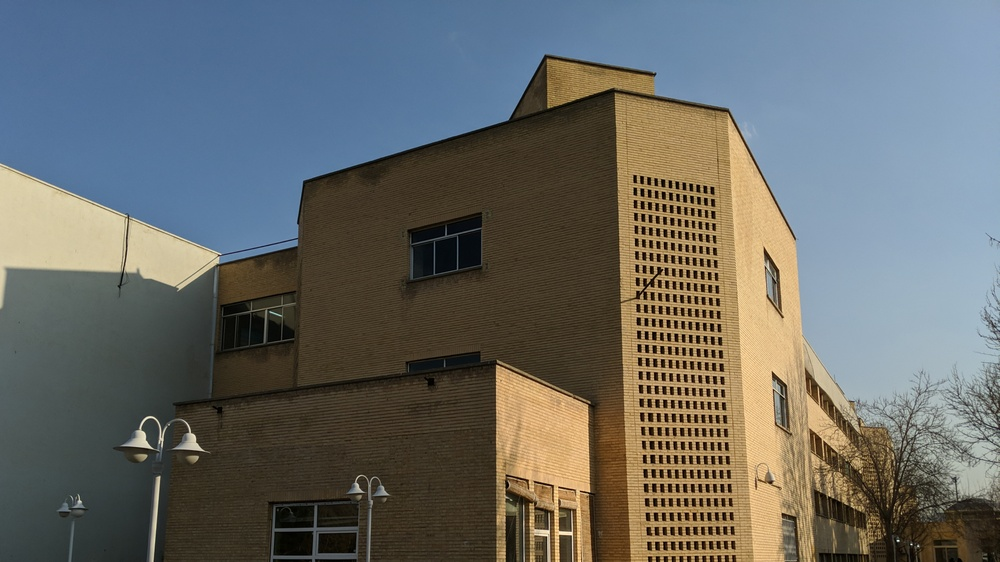
//> input picture input/1920x1080.jpg, 1000 x 562 px, shrunk from 1920 x 1080 before the run
$ ./main ../input/1920x1080.jpg out.png 100 100   (built with g++ and OpenCV 4)
//> lines starting //> are read from the running program, lines starting //| are printed output that depends on the picture; after the words box and inside, x2 and y2 are one past the last pixel; in counts of white or black regions, pixels touching at a corner belong together
### src/include/canny.h
#include <iostream>
#define KERNEL_SIZE 1
#define OFFSET 1
void canny_edge_detect(const uint8_t* input_image, int height, int width, int high_threshold, int low_threshold, uint8_t* output_image);
void gaussian_blur(const uint8_t* input_image, int height, int width, uint8_t* output_image);
void gradient_magnitude_direction(const uint8_t* input_image, int height, int width, double* magnitude, uint8_t* direction);
void non_max_suppression(double* gradient_magnitude, uint8_t* gradient_direction, int height, int width, double* output_image);
void thresholding(double* suppressed_image, int height, int width, int high_threshold, int low_threshold, uint8_t* output_image);
void hysteresis(uint8_t* input_image, int height, int width, uint8_t* output_image);

### src/canny.cpp
#include "canny.h"
#include "omp.h"
#include <cstring>
#include <iostream>
#include <math.h>

using namespace std;

void canny_edge_detect(const uint8_t *input_image, int height, int width,
                       int high_threshold, int low_threshold,
                       uint8_t *output_image) {

  uint64_t image_size = height * width;

  uint8_t *gaussian_blur_output = new uint8_t[image_size];
  double *gradient_magnitude = new double[image_size];
  uint8_t *gradient_direction = new uint8_t[image_size];
  double *nms_output = new double[image_size];
  uint8_t *double_thresh_output = new uint8_t[image_size];

  gaussian_blur(input_image, height, width, gaussian_blur_output);
  gradient_magnitude_direction(gaussian_blur_output, height, width,
                               gradient_magnitude, gradient_direction);
  non_max_suppression(gradient_magnitude, gradient_direction, height, width,
                      nms_output);
  thresholding(nms_output, height, width, high_threshold, low_threshold,
               double_thresh_output);
  hysteresis(double_thresh_output, height, width, output_image);

  delete[] gaussian_blur_output;
  delete[] gradient_magnitude;
  delete[] gradient_direction;
  delete[] nms_output;
  delete[] double_thresh_output;
}

void gaussian_blur(const uint8_t *input_image, int height, int width,
                   uint8_t *output_image) {

  const double kernel[9] = {1, 2, 1, 2, 4, 2, 1, 2, 1};
  const int kernel_sum = 16;

  #pragma omp parallel
  {
    #pragma omp single
    {
      #pragma omp taskloop
      for (int col = OFFSET; col < width - OFFSET; col++) {
        for (int row = OFFSET; row < height - OFFSET; row++) {
          double output_intensity = 0;
          int kernel_index = 0;
          int pixel_index = col + (row * width);
          for (int krow = -OFFSET; krow <= OFFSET; krow++) {
            for (int kcol = -OFFSET; kcol <= OFFSET; kcol++) {
              output_intensity +=
                  input_image[pixel_index + (kcol + (krow * width))] *
                  kernel[kernel_index];
              kernel_index++;
            }
          }
          output_image[pixel_index] = (uint8_t)(output_intensity / kernel_sum);
        }
      }
    }
  }
}

void gradient_magnitude_direction(const uint8_t *input_image, int height,
                                  int width, double *magnitude,
                                  uint8_t *direction) {
  const int8_t Gx[] = {-1, 0, 1, -2, 0, 2, -1, 0, 1};
  const int8_t Gy[] = {1, 2, 1, 0, 0, 0, -1, -2, -1};

  #pragma omp parallel
  {
    #pragma omp single
    {
      #pragma omp taskloop
      for (int col = OFFSET; col < width - OFFSET; col++) {
        for (int row = OFFSET; row < height - OFFSET; row++) {
          double grad_x_sum = 0.0;
          double grad_y_sum = 0.0;
          int kernel_index = 0;
          int pixel_index = col + (row * width);

          for (int krow = -OFFSET; krow <= OFFSET; krow++) {
            for (int kcol = -OFFSET; kcol <= OFFSET; kcol++) {
              grad_x_sum += input_image[pixel_index + (kcol + (krow * width))] *
                            Gx[kernel_index];
              grad_y_sum += input_image[pixel_index + (kcol + (krow * width))] *
                            Gy[kernel_index];
              kernel_index++;
            }
          }

          int pixel_direction = 0;

          if (grad_x_sum == 0.0 || grad_y_sum == 0.0) {
            magnitude[pixel_index] = 0;
          } else {
            magnitude[pixel_index] = ((std::sqrt((grad_x_sum * grad_x_sum) +
                                                 (grad_y_sum * grad_y_sum))));
            double theta = std::atan2(grad_y_sum, grad_x_sum);
            theta = theta * (360.0 / (2.0 * M_PI));

            if ((theta <= 22.5 && theta >= -22.5) || (theta <= -157.5) ||
                (theta >= 157.5))
              pixel_direction = 1; // horizontal -
            else if ((theta > 22.5 && theta <= 67.5) ||
                     (theta > -157.5 && theta <= -112.5))
              pixel_direction = 2; // north-east -> south-west/
            else if ((theta > 67.5 && theta <= 112.5) ||
                     (theta >= -112.5 && theta < -67.5))
              pixel_direction = 3; // vertical |
            else if ((theta >= -67.5 && theta < -22.5) ||
                     (theta > 112.5 && theta < 157.5))
              pixel_direction = 4; // north-west -> south-east \'
            else
              std::cout << "Wrong direction: " << theta << std::endl;
          }
          direction[pixel_index] = (uint8_t)pixel_direction;
        }
      }
    }
  }
}
void non_max_suppression(double *gradient_magnitude,
                         uint8_t *gradient_direction, int height, int width,
                         double *output_image) {
  memcpy(output_image, gradient_magnitude, width * height * sizeof(double));
  #pragma omp parallel
  {
    #pragma omp single
    {
      #pragma omp taskloop
      for (int col = OFFSET; col < width - OFFSET; col++) {
        for (int row = OFFSET; row < height - OFFSET; row++) {
          int pixel_index = col + (row * width);

          // unconditionally suppress border pixels
          if (row == OFFSET || col == OFFSET || col == width - OFFSET - 1 ||
              row == height - OFFSET - 1) {
            output_image[pixel_index] = 0;
            continue;
          }

          switch (gradient_direction[pixel_index]) {
          case 1:
            if (gradient_magnitude[pixel_index - 1] >=
                    gradient_magnitude[pixel_index] ||
                gradient_magnitude[pixel_index + 1] >
                    gradient_magnitude[pixel_index])
              output_image[pixel_index] = 0;
            break;
          case 2:
            if (gradient_magnitude[pixel_index - (width - 1)] >=
                    gradient_magnitude[pixel_index] ||
                gradient_magnitude[pixel_index + (width - 1)] >
                    gradient_magnitude[pixel_index])
              output_image[pixel_index] = 0;
            break;
          case 3:
            if (gradient_magnitude[pixel_index - (width)] >=
                    gradient_magnitude[pixel_index] ||
                gradient_magnitude[pixel_index + (width)] >
                    gradient_magnitude[pixel_index])
              output_image[pixel_index] = 0;
            break;
          case 4:
            if (gradient_magnitude[pixel_index - (width + 1)] >=
                    gradient_magnitude[pixel_index] ||
                gradient_magnitude[pixel_index + (width + 1)] >
                    gradient_magnitude[pixel_index])
              output_image[pixel_index] = 0;
            break;
          default:
            output_image[pixel_index] = 0;
            break;
          }
        }
      }
    }
  }
}
void thresholding(double *suppressed_image, int height, int width,
                  int high_threshold, int low_threshold,
                  uint8_t *output_image) {
  #pragma omp parallel
  {
    #pragma omp single
    {
      #pragma omp taskloop
      for (int col = 0; col < width; col++) {
        for (int row = 0; row < height; row++) {
          int pixel_index = col + (row * width);
          if (suppressed_image[pixel_index] > high_threshold)
            output_image[pixel_index] = 255; // Strong edge
          else if (suppressed_image[pixel_index] > low_threshold)
            output_image[pixel_index] = 100; // Weak edge
          else
            output_image[pixel_index] = 0; // Not an edge
        }
      }
    }
  }
}

void hysteresis(uint8_t *input_image, int height, int width,
                uint8_t *output_image) {
  memcpy(output_image, input_image, width * height * sizeof(uint8_t));
  for (int col = OFFSET; col < width - OFFSET; col++) {
    for (int row = OFFSET; row < height - OFFSET; row++) {
      int pixel_index = col + (row * width);
      if (output_image[pixel_index] == 100) {
        if (output_image[pixel_index - 1] == 255 ||
            output_image[pixel_index + 1] == 255 ||
            output_image[pixel_index - width] == 255 ||
            output_image[pixel_index + width] == 255 ||
            output_image[pixel_index - width - 1] == 255 ||
            output_image[pixel_index - width + 1] == 255 ||
            output_image[pixel_index + width - 1] == 255 ||
            output_image[pixel_index + width + 1] == 255)
          output_image[pixel_index] = 255;
        else
          output_image[pixel_index] = 0;
      }
    }
  }
}

### src/main.cpp
#include "canny.h"
#include "omp.h"
#include "opencv4/opencv2/core/core.hpp"
#include "opencv4/opencv2/highgui/highgui.hpp"
#include "opencv4/opencv2/imgproc/imgproc.hpp"
#include <iostream>

using namespace std;

void canny_edge_detect_wrapper(string, string, int, int);

int main(int argc, char **argv) {
  string input_image_path = argv[1];
  string output_image_path = argv[2];
  int low_threshold = stoi(argv[3]);
  int high_threshold = stoi(argv[4]);
  omp_set_dynamic(0);
  // cout << "dynamic: " << omp_get_dynamic() << " n_threads: " << omp_get_max_threads() << endl;
  canny_edge_detect_wrapper(input_image_path, output_image_path, high_threshold,
                            low_threshold);
  return 0;
}

void canny_edge_detect_wrapper(string input_image_path,
                               string output_image_path, int high_threshold,
                               int low_threshold) {
//> called with input_image_path = "../input/1920x1080.jpg", output_image_path = "out.png", high_threshold = 100, low_threshold = 100

  cv::Mat input_image =
      cv::imread(input_image_path, cv::ImreadModes::IMREAD_COLOR);
//> input_image is the input picture: 562 rows x 1000 cols, CV_8UC3; mean B, G, R 103.5, 106.5, 104.2
  cv::Mat gray_image;

  cv::cvtColor(input_image, gray_image, cv::COLOR_BGR2GRAY);
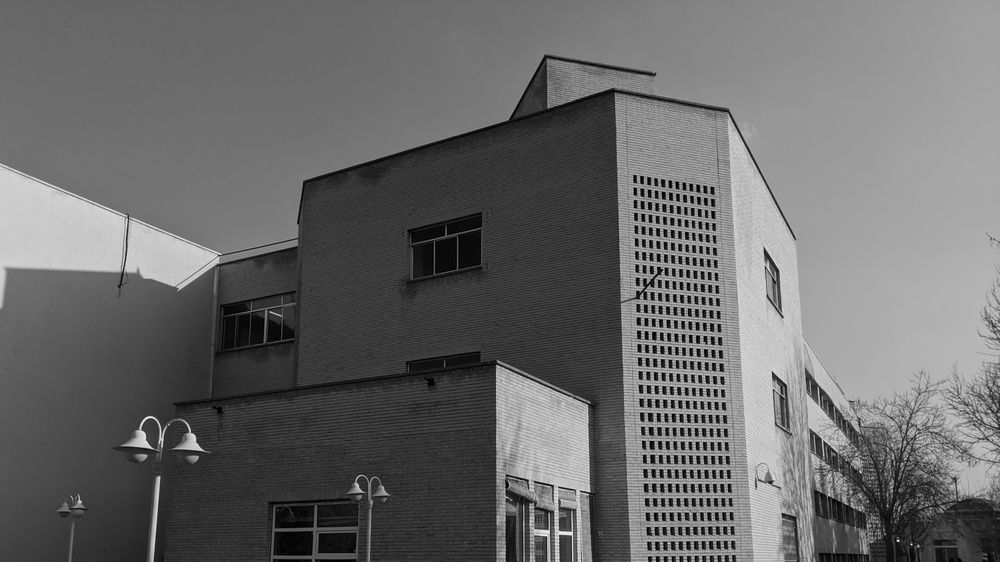
//> gray_image: 562 rows x 1000 cols, CV_8UC1; min 0, max 247, mean 105.4

  int width = gray_image.cols;
//> width = 1000
  int height = gray_image.rows;
//> height = 562
  cv::Mat canny_image(height, width, CV_8UC1, cv::Scalar::all(0));
  double start_time = omp_get_wtime();
  canny_edge_detect(gray_image.data, height, width, high_threshold,
                    low_threshold, canny_image.data);
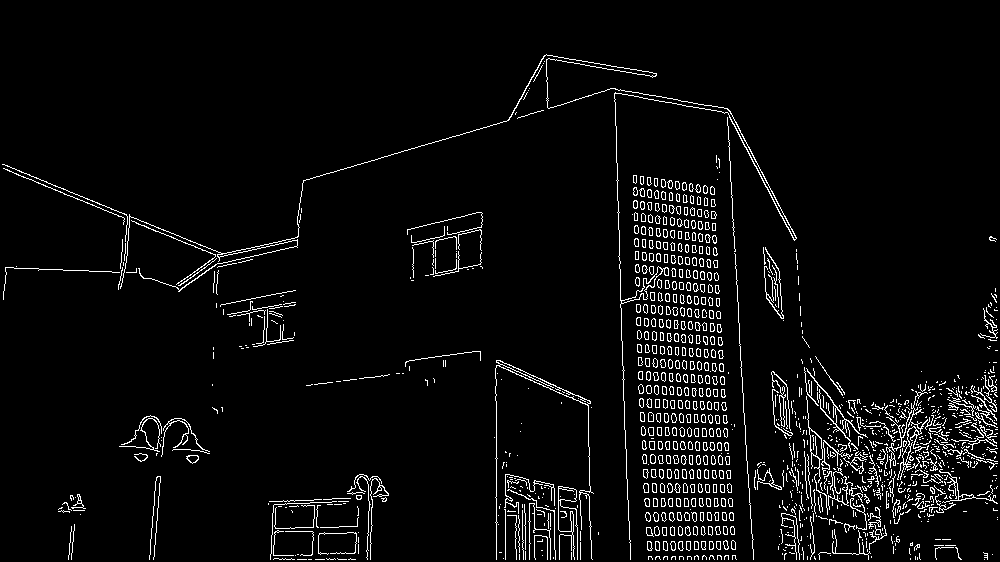
//> canny_image: 562 rows x 1000 cols, CV_8UC1; 4.4% white in thin lines or dots, all inside (x1, y1, x2, y2) = (2, 54, 998, 560)
  double run_time = omp_get_wtime() - start_time;
  cout << run_time * 1000 <<  endl;

  cv::imwrite(output_image_path, canny_image);
}
